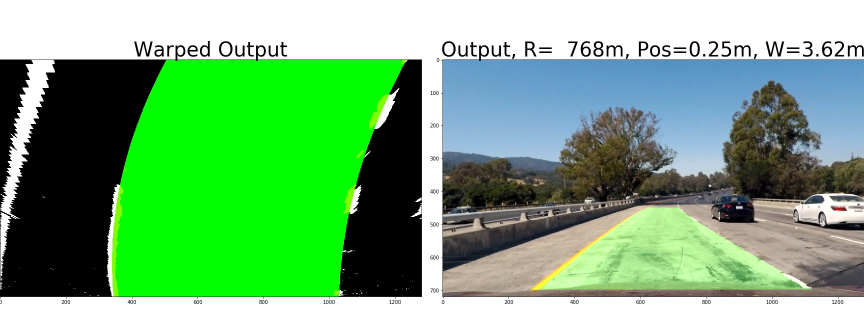
#> input picture term1/13_Project__Advanced_Lane_Finding/test1.jpg, 1728 x 648 px (shown at 1/2 size)
$ python -i mylib.py   (imports and definitions only)   (older library calls are emulated)
#> lines starting #> are read from the running program, lines starting #| are printed output that depends on the picture
import matplotlib.image as mpimg
import numpy as np
import cv2
from skimage.feature import hog
from scipy.ndimage.measurements import label
import pickle

# [13 lines left out: function convert_color_fromRGB, not called in this run]

# Define a function to extract features from a single image window
# This function is very similar to extract_features()
# just for a single image rather than list of images
def single_img_features(img, color_space='RGB', spatial_size=(32, 32),
                        hist_bins=32, orient=9, pix_per_cell=8, cell_per_block=2):
    if color_space != 'RGB':
        if color_space == 'HSV':
            feature_image = cv2.cvtColor(img, cv2.COLOR_RGB2HSV)
        elif color_space == 'LUV':
            feature_image = cv2.cvtColor(img, cv2.COLOR_RGB2LUV)
        elif color_space == 'HLS':
            feature_image = cv2.cvtColor(img, cv2.COLOR_RGB2HLS)
        elif color_space == 'YUV':
            feature_image = cv2.cvtColor(img, cv2.COLOR_RGB2YUV)
        elif color_space == 'YCrCb':
            feature_image = cv2.cvtColor(img, cv2.COLOR_RGB2YCrCb)
    else:
        feature_image = np.copy(img)

    spatial_features = bin_spatial(feature_image, size=spatial_size)
    hist_features    = color_hist(feature_image, nbins=hist_bins)
    hog_feat1        = get_hog_features(feature_image[:,:,0], orient, pix_per_cell, cell_per_block, vis=False, feature_vec=True)
    hog_feat2        = get_hog_features(feature_image[:,:,1], orient, pix_per_cell, cell_per_block, vis=False, feature_vec=True)
    hog_feat3        = get_hog_features(feature_image[:,:,2], orient, pix_per_cell, cell_per_block, vis=False, feature_vec=True)
    hog_features = np.hstack((hog_feat1, hog_feat2, hog_feat3))
    features   = np.hstack((spatial_features, hist_features, hog_features))
    return features


def get_hog_features(img, orient, pix_per_cell, cell_per_block,
                        vis=False, feature_vec=True):
    # Call with two outputs if vis==True
    if vis == True:
        features, hog_image = hog(img, orientations=orient,
                                  pixels_per_cell=(pix_per_cell, pix_per_cell),
                                  cells_per_block=(cell_per_block, cell_per_block),
                                  transform_sqrt=False,
                                  visualise=vis, feature_vector=feature_vec)
        return features, hog_image
    else:
        features = hog(img, orientations=orient,
                       pixels_per_cell=(pix_per_cell, pix_per_cell),
                       cells_per_block=(cell_per_block, cell_per_block),
                       transform_sqrt=False,
                       visualise=vis, feature_vector=feature_vec)
        return features

def bin_spatial(img, size=(32, 32)):
    color1 = cv2.resize(img[:,:,0], size).ravel()
    color2 = cv2.resize(img[:,:,1], size).ravel()
    color3 = cv2.resize(img[:,:,2], size).ravel()
    return np.hstack((color1, color2, color3))

def color_hist(img, nbins=32):    #bins_range=(0, 256)
    # Compute the histogram of the color channels separately
    channel1_hist = np.histogram(img[:,:,0], bins=nbins)
    channel2_hist = np.histogram(img[:,:,1], bins=nbins)
    channel3_hist = np.histogram(img[:,:,2], bins=nbins)
    # Concatenate the histograms into a single feature vector
    hist_features = np.concatenate((channel1_hist[0], channel2_hist[0], channel3_hist[0]))
    # Return the individual histograms, bin_centers and feature vector
    return hist_features

# Define a function to extract features from a list of images
# Have this function call bin_spatial() and color_hist()
# [212 lines left out: functions extract_features, slide_window, draw_boxes, search_windows, find_cars, CreateHeatmap and 2 more, not called in this run]

class Tracker():
    # [30 lines left out: functions __init__, next, not called in this run]

>>> import cv2
>>> picture = cv2.cvtColor(cv2.imread('../13_Project__Advanced_Lane_Finding/test1.jpg'), cv2.COLOR_BGR2RGB)
>>> result = single_img_features(picture)
#> in bin_spatial, `color1 = cv2.resize(img[:,:,0], size).ravel()`: color1 = 1024 values, max 255 at index 0, min 0 at index 147, mean 113.4
#> in bin_spatial, `color2 = cv2.resize(img[:,:,1], size).ravel()`: color2 = 1024 values, max 255 at index 0, min 0 at index 147, mean 171.7
#> in bin_spatial, `color3 = cv2.resize(img[:,:,2], size).ravel()`: color3 = 1024 values, max 255 at index 0, min 0 at index 147, mean 119.8
#> in single_img_features, `spatial_features = bin_spatial(feature_image, size=spatial_size)`: spatial_features = 3072 values, max 255 at index 0, min 0 at index 147, mean 134.9
#> in color_hist, `hist_features = np.concatenate((channel1_hist[0], channel2_hist[0], ch..`: hist_features = 96 values, max 558240 at index 63, min 1249 at index 29, mean 34992
#> in get_hog_features, `features = hog(img, orientations=orient, pixels_per_cell=(pix_per_cell..`:
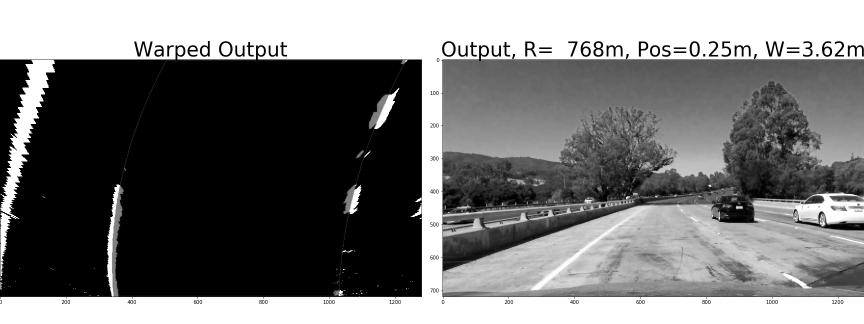
#> img: shape (648, 1728) (shown at 1/2 size); min 0, max 255, mean 116.7
#> call 2 of get_hog_features, with orient = 9, pix_per_cell = 8, cell_per_block = 2, vis = False, feature_vec = True
#> in get_hog_features (call 2), `features = hog(img, orientations=orient, pixels_per_cell=(pix_per_cell..`:
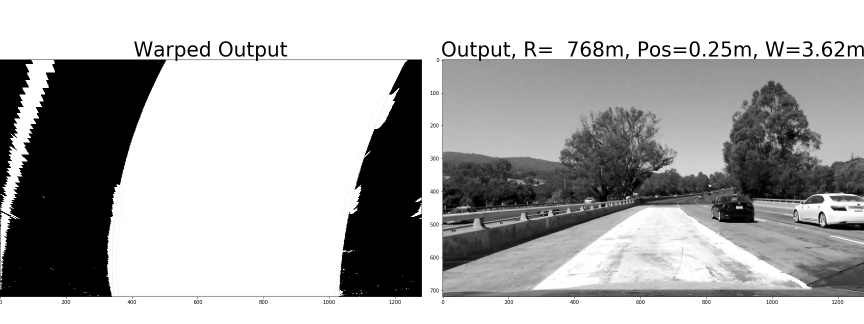
#> img: shape (648, 1728) (shown at 1/2 size); min 0, max 255, mean 174.1
#> call 3 of get_hog_features, with orient = 9, pix_per_cell = 8, cell_per_block = 2, vis = False, feature_vec = True
#> in get_hog_features (call 3), `features = hog(img, orientations=orient, pixels_per_cell=(pix_per_cell..`:
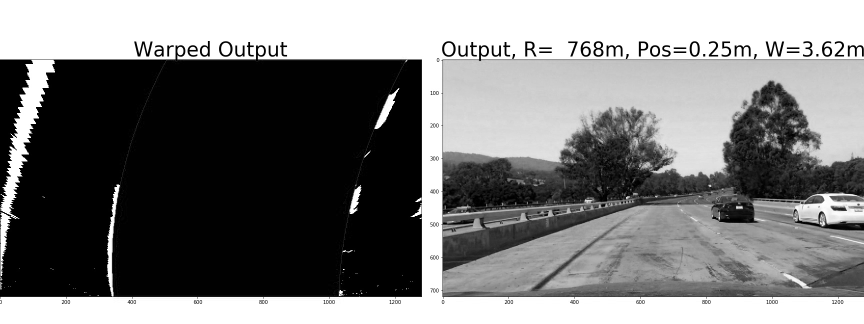
#> img: shape (648, 1728) (shown at 1/2 size); min 0, max 255, mean 122.5

$ run again, on term1/13_Project__Advanced_Lane_Finding/test2.jpg
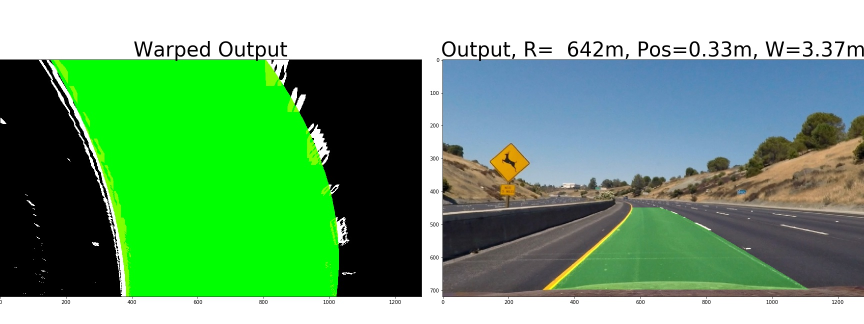
#> input picture term1/13_Project__Advanced_Lane_Finding/test2.jpg, 1728 x 648 px (shown at 1/2 size)
#> color1 = 1024 values, max 255 at index 0, min 0 at index 147, mean 107.8
#> color2 = 1024 values, max 255 at index 0, min 0 at index 147, mean 161.3
#> color3 = 1024 values, max 255 at index 0, min 0 at index 147, mean 115.1
#> spatial_features = 3072 values, max 255 at index 0, min 0 at index 147, mean 128.1
#> in color_hist, `hist_features = np.concatenate((channel1_hist[0], channel2_hist[0], ch..`: hist_features = 96 values, max 517967 at index 63, min 503 at index 92, mean 34992
#> in get_hog_features (call 2), `features = hog(img, orientations=orient, pixels_per_cell=(pix_per_cell..`:
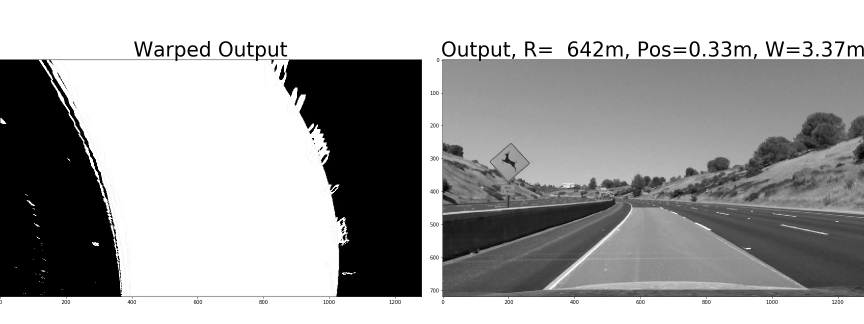
#> img: shape (648, 1728) (shown at 1/2 size); min 0, max 255, mean 164.1
#> in get_hog_features (call 3), `features = hog(img, orientations=orient, pixels_per_cell=(pix_per_cell..`:
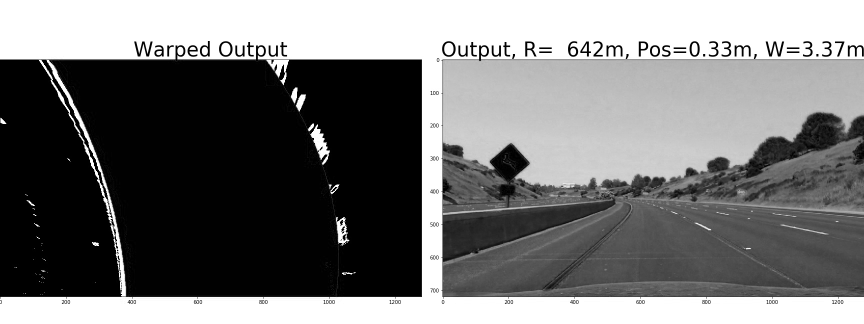
#> img: shape (648, 1728) (shown at 1/2 size); min 0, max 255, mean 117.7

$ run again, on term1/13_Project__Advanced_Lane_Finding/test3.jpg
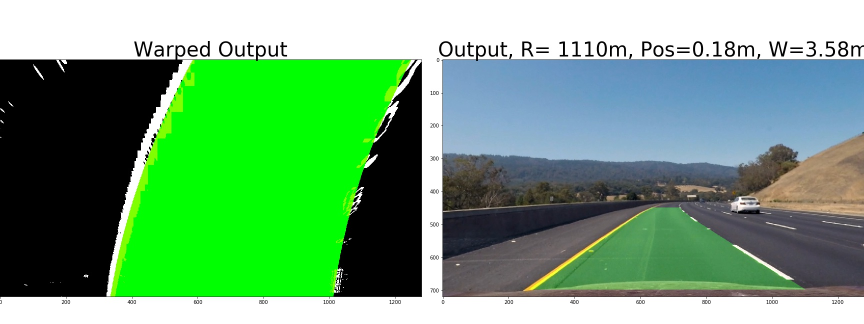
#> input picture term1/13_Project__Advanced_Lane_Finding/test3.jpg, 1728 x 648 px (shown at 1/2 size)
#> color1 = 1024 values, max 255 at index 0, min 0 at index 165, mean 109
#> color2 = 1024 values, max 255 at index 0, min 0 at index 165, mean 164.1
#> color3 = 1024 values, max 255 at index 0, min 0 at index 165, mean 119.1
#> spatial_features = 3072 values, max 255 at index 0, min 0 at index 165, mean 130.7
#> in color_hist, `hist_features = np.concatenate((channel1_hist[0], channel2_hist[0], ch..`: hist_features = 96 values, max 521374 at index 63, min 423 at index 58, mean 34992
#> in get_hog_features (call 2), `features = hog(img, orientations=orient, pixels_per_cell=(pix_per_cell..`:
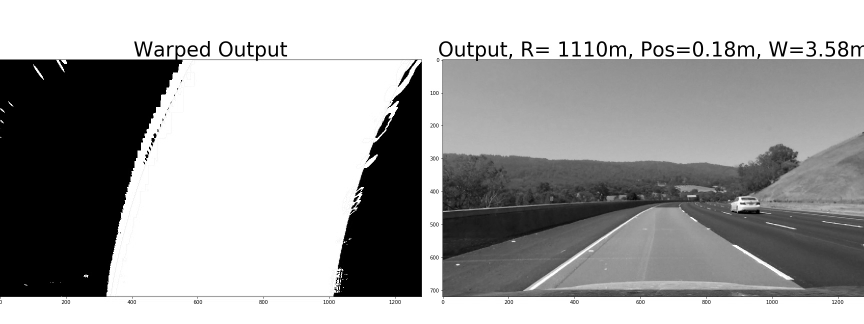
#> img: shape (648, 1728) (shown at 1/2 size); min 0, max 255, mean 164.9
#> in get_hog_features (call 3), `features = hog(img, orientations=orient, pixels_per_cell=(pix_per_cell..`:
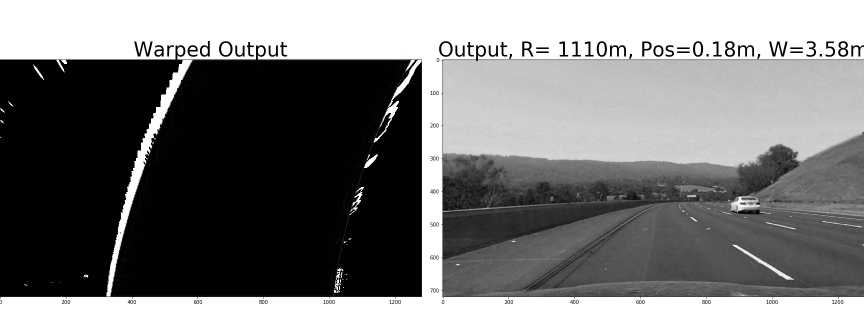
#> img: shape (648, 1728) (shown at 1/2 size); min 0, max 255, mean 119.7
